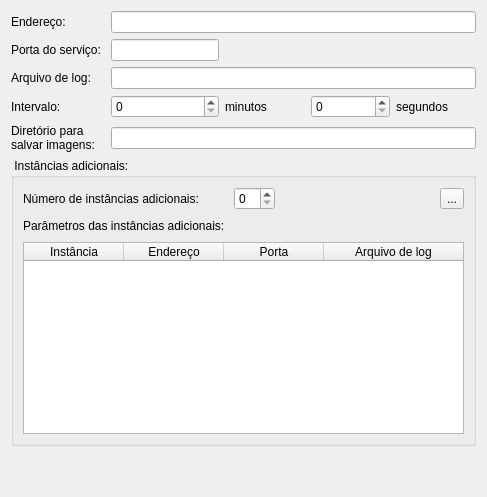
          <widget class="QWidget" name="analysisTab">
           <attribute name="title">
            <string>Análise</string>
           </attribute>
           <layout class="QGridLayout" name="gridLayout_10">
            <item row="4" column="1" colspan="4">
             <widget class="QLineEdit" name="anaDirNameLed"/>
            </item>
            <item row="3" column="1">
             <widget class="QSpinBox" name="anaIntervalMinSpb">
              <property name="maximum">
               <number>9999</number>
              </property>
             </widget>
            </item>
            <item row="1" column="2" colspan="3">
             <spacer>
              <property name="orientation">
               <enum>Qt::Horizontal</enum>
              </property>
              <property name="sizeHint" stdset="0">
               <size>
                <width>251</width>
                <height>20</height>
               </size>
              </property>
             </spacer>
            </item>
            <item row="4" column="0">
             <widget class="QLabel" name="label_28">
              <property name="text">
               <string>Diretório para
salvar imagens:</string>
              </property>
             </widget>
            </item>
            <item row="1" column="0">
             <widget class="QLabel" name="label_23">
              <property name="text">
               <string>Porta do serviço: </string>
              </property>
             </widget>
            </item>
            <item row="6" column="0">
             <spacer name="verticalSpacer_4">
              <property name="orientation">
               <enum>Qt::Vertical</enum>
              </property>
              <property name="sizeHint" stdset="0">
               <size>
                <width>20</width>
                <height>40</height>
               </size>
              </property>
             </spacer>
            </item>
            <item row="3" column="4">
             <widget class="QLabel" name="label_22">
              <property name="text">
               <string>segundos</string>
              </property>
             </widget>
            </item>
            <item row="3" column="3">
             <widget class="QSpinBox" name="anaIntervalSecSpb">
              <property name="maximum">
               <number>59</number>
              </property>
             </widget>
            </item>
            <item row="3" column="0">
             <widget class="QLabel" name="label_25">
              <property name="text">
               <string>Intervalo:</string>
              </property>
             </widget>
            </item>
            <item row="5" column="0" colspan="5">
             <widget class="QGroupBox" name="groupBox_3">
              <property name="title">
               <string> Instâncias adicionais: </string>
              </property>
              <layout class="QGridLayout">
               <item row="0" column="0">
                <widget class="QLabel" name="label_26">
                 <property name="text">
                  <string>Número de instâncias adicionais: </string>
                 </property>
                </widget>
               </item>
               <item row="0" column="1">
                <widget class="QSpinBox" name="anaInstancesSpb">
                 <property name="minimum">
                  <number>0</number>
                 </property>
                 <property name="maximum">
                  <number>10</number>
                 </property>
                 <property name="value">
                  <number>0</number>
                 </property>
                </widget>
               </item>
               <item row="0" column="2">
                <spacer>
                 <property name="orientation">
                  <enum>Qt::Horizontal</enum>
                 </property>
                 <property name="sizeHint" stdset="0">
                  <size>
                   <width>111</width>
                   <height>20</height>
                  </size>
                 </property>
                </spacer>
               </item>
               <item row="0" column="3">
                <widget class="QToolButton" name="anaInstancesRefreshBtn">
                 <property name="toolTip">
                  <string>&lt;html&gt;&lt;head&gt;&lt;meta name=&quot;qrichtext&quot; content=&quot;1&quot; /&gt;&lt;style type=&quot;text/css&quot;&gt;
p, li { white-space: pre-wrap; }
&lt;/style&gt;&lt;/head&gt;&lt;body style=&quot; font-family:'MS Shell Dlg 2'; font-size:8.25pt; font-weight:400; font-style:normal;&quot;&gt;
&lt;p style=&quot; margin-top:0px; margin-bottom:0px; margin-left:0px; margin-right:0px; -qt-block-indent:0; text-indent:0px;&quot;&gt;Recarrega tabela com base nos parâmetros do serviço de análise (instância principal)&lt;/p&gt;&lt;/body&gt;&lt;/html&gt;</string>
                 </property>
                 <property name="text">
                  <string>...</string>
                 </property>
                 <property name="icon">
                  <iconset theme="refresh">
                   <normaloff/>
                  </iconset>
                 </property>
                </widget>
               </item>
               <item row="1" column="0">
                <widget class="QLabel" name="label_27">
                 <property name="text">
                  <string>Parâmetros das instâncias adicionais: </string>
                 </property>
                </widget>
               </item>
               <item row="1" column="1" colspan="3">
                <spacer>
                 <property name="orientation">
                  <enum>Qt::Horizontal</enum>
                 </property>
                 <property name="sizeHint" stdset="0">
                  <size>
                   <width>181</width>
                   <height>20</height>
                  </size>
                 </property>
                </spacer>
               </item>
               <item row="2" column="0" colspan="4">
                <widget class="QTableWidget" name="anaInstancesTable">
                 <attribute name="horizontalHeaderStretchLastSection">
                  <bool>true</bool>
                 </attribute>
                 <column>
                  <property name="text">
                   <string>Instância</string>
                  </property>
                 </column>
                 <column>
                  <property name="text">
                   <string>Endereço</string>
                  </property>
                 </column>
                 <column>
                  <property name="text">
                   <string>Porta</string>
                  </property>
                 </column>
                 <column>
                  <property name="text">
                   <string>Arquivo de log</string>
                  </property>
                 </column>
                </widget>
               </item>
              </layout>
             </widget>
            </item>
            <item row="2" column="1" colspan="4">
             <widget class="QLineEdit" name="anaLogFileLed"/>
            </item>
            <item row="3" column="2">
             <widget class="QLabel" name="label_24">
              <property name="text">
               <string>minutos</string>
              </property>
             </widget>
            </item>
            <item row="1" column="1">
             <widget class="QLineEdit" name="anaPortLed"/>
            </item>
            <item row="2" column="0">
             <widget class="QLabel" name="label_21">
              <property name="text">
               <string>Arquivo de log: </string>
              </property>
             </widget>
            </item>
            <item row="0" column="1" colspan="4">
             <widget class="QLineEdit" name="anaAddressLed"/>
            </item>
            <item row="0" column="0">
             <widget class="QLabel" name="label_40">
              <property name="text">
               <string>Endereço: </string>
              </property>
             </widget>
            </item>
           </layout>
          </widget>
